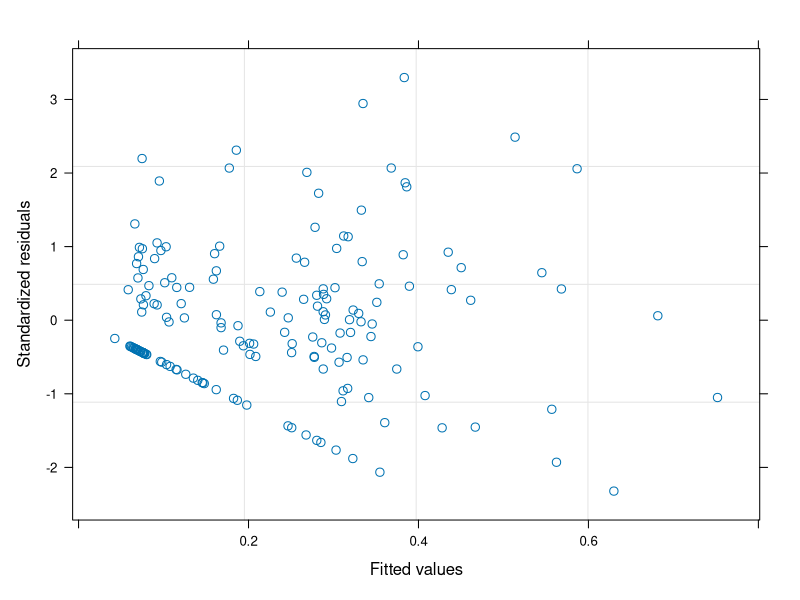
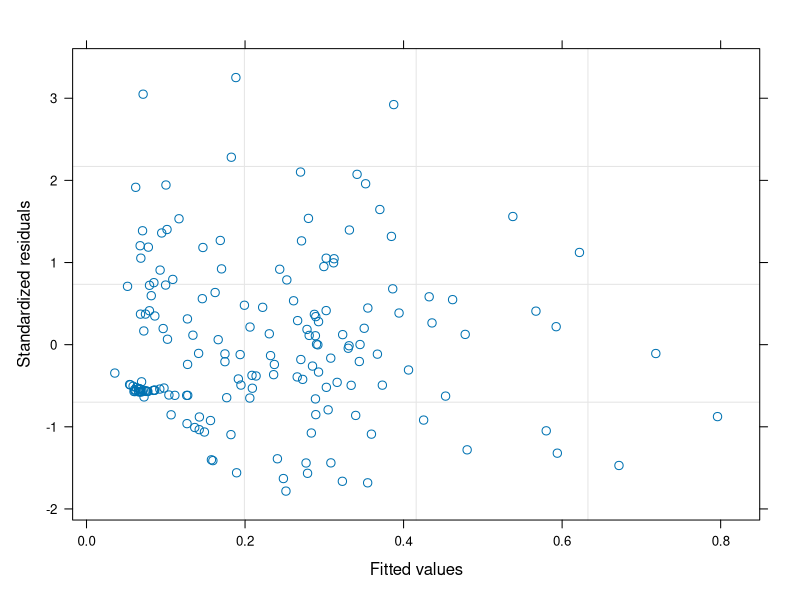

Write the R code that produced these figures, in order. (Note: this script raises an error after producing the figures.)
## ---- chunk 1
knitr::opts_chunk$set(echo = TRUE)
## ---- chunk 2
library(readxl)
library(ggplot2)
library(dplyr)
library(nlme)
library(car)
library(lme4)
library(emmeans)

## ---- chunk 3

byss_s <- read_excel('Data/Mytred_Byss_Salinity_2021.xlsx', sheet = 'list1')

# str(byss_s)

byss_ss <- select(byss_s, -Comment)
byss_ss$Force <- as.numeric(byss_ss$Force)
# str(byss_ss)
byss_ss <- na.omit(byss_ss)
# str(byss_ss)

byss_ss$Wtotal <- as.numeric(byss_ss$Wtotal)
byss_ss$Salinity <- as.numeric(byss_ss$Salinity)

# ggplot(data = byss_ss, aes(x = Salinity, y = Force, colour = Morph_type)) + geom_boxplot()  + scale_color_manual(values = c('blue' , 'red'))

byss_ss$Force_true <- byss_ss$Force - byss_ss$Wtotal/1000*9.8 

byss_ss$Force_true[byss_ss$Force_true<0] <- 0


## ---- chunk 4

byss_ss$Salinity <- factor(byss_ss$Salinity)

byss_ss$LogForce <- log(byss_ss$Force_true + 1)

ppp_mod <- gls(data = byss_ss, LogForce ~ Salinity * Morph_type * Wtotal)

plot(ppp_mod)

ppp_mod2 <- gls(data = byss_ss, LogForce ~ Salinity * Morph_type * Wtotal, weights = varComb(varExp(form = ~Wtotal), varIdent(form=~1|Morph_type)))

ppp_mod3 <- gls(data = byss_ss, LogForce ~ Salinity * Morph_type * Wtotal, weights = varComb(varExp(form = ~Wtotal|Morph_type), varIdent(form=~1|Morph_type)))

AIC(ppp_mod, ppp_mod2, ppp_mod3)


plot(ppp_mod2)
## ---- chunk 5
force_trends <- emtrends(ppp_mod2, specs = ~ Salinity * Morph_type, var= "Wtotal", mode = "df.error")


library(broom)

tidy(force_trends)

## ---- chunk 6
library(effects)

my_data <- expand.grid(Morph_type = c("t", "e"), Wtotal = seq(from = min(byss_ss$Wtotal), to = max(byss_ss$Wtotal), length.out = 10))


Effects_salinity <- as.data.frame(allEffects(ppp_mod2, xlevels=my_data))

# Effects_salinity[[1]]

# Effects_salinity[[2]]


Pl_dif_sal <-
ggplot(Effects_salinity[[1]], aes(x = Wtotal, y = fit, group = Morph_type)) + 
  geom_line(aes(color = Morph_type)) +
  facet_wrap(~Salinity, nrow = 1) + 
  geom_ribbon(aes(ymin = lower, ymax = upper), alpha = 0.2) + 
  scale_color_manual(values = c("blue", "red")) + 
  geom_point(data = byss_ss, aes(y = LogForce, color = Morph_type)) + ylab('Log(Сила прикрепления, Н)') + xlab('Масса мидии, г') + labs(color = 'Вид') + scale_x_continuous(breaks = c(12, 16, 20, 24)) + ylim(-0.1, 1.75)


## ---- chunk 7
#Посмотрим контрольный эксперимент

byss_c <- read_excel('Data/Mytred_Byss_Control_2021.xlsx', sheet = 'list1')
# str(byss_c)
#View(byss_c)
byss_cc <- byss_c %>% filter(comment != 'Mistake')

# str(byss_cc)
byss_cc$Weight <- as.numeric(byss_cc$Weight)
byss_cc$Force <- as.numeric(byss_cc$Force)

byss_cc$Force_true <- byss_cc$Force - byss_cc$Weight/1000*9.8

byss_cc$Force_true[byss_cc$Force_true < 0] <- 0 

# which(byss_cc$Force_true > 2)

byss_cc$LogForce <- log(byss_cc$Force_true +1 )


# which(byss_cc$LogForce > 1.5)

 # byss_cc[19,]
 

byss_cc <- byss_cc %>% filter(byss_cc$LogForce < 1.5)
 
 
byss_cc <- byss_cc %>% filter(!is.na(LogForce))

byss_c_mod <- gls(data = byss_cc, LogForce ~ Morph_type * Weight)

plot(byss_c_mod)

byss_c_mod_2 <- gls(data = byss_cc, LogForce ~ Morph_type * Weight, weights = varComb(varExp(form = ~Weight), varIdent(form=~1|Morph_type)))

AIC(byss_c_mod, byss_c_mod_2)

plot(byss_c_mod_2, which = 1)
## ---- chunk 8

my_data <- byss_cc %>% group_by(Morph_type) %>% do(data.frame(Weight = seq(min(.$Weight), max(.$Weight), length.out = 10)))

Effects_weight <- as.data.frame(allEffects(byss_c_mod_2, xlevels = my_data))


Pl_contr <- 
ggplot(Effects_weight[[1]], aes(x = Weight, y = fit, group = Morph_type)) + 
  geom_line(aes(color = Morph_type)) + 
  geom_ribbon(aes(ymin = lower, ymax = upper), alpha = 0.2) + 
  geom_point(data = byss_cc, aes(y = LogForce, color = Morph_type)) +scale_color_manual(values = c("blue", "red")) + ylab('Log(Сила прикрепления, Н)') + xlab('Масса мидии, г') + labs(color = 'Вид') +
   ylim(-0.1, 1.75)

## ---- chunk 9
library(cowplot)
library(patchwork)

Pl_dif_sal + Pl_contr


## ---- chunk 10
emmeans_sal <- as.data.frame(emmeans(ppp_mod2, specs = ~Morph_type, by = "Salinity"))

ggplot(emmeans_sal, aes(x = Salinity, y = emmean)) + geom_col() + facet_wrap(~Morph_type)


ggplot(byss_ss, aes(x = Salinity, y = Force_true)) + geom_boxplot() + facet_wrap(~Morph_type)
